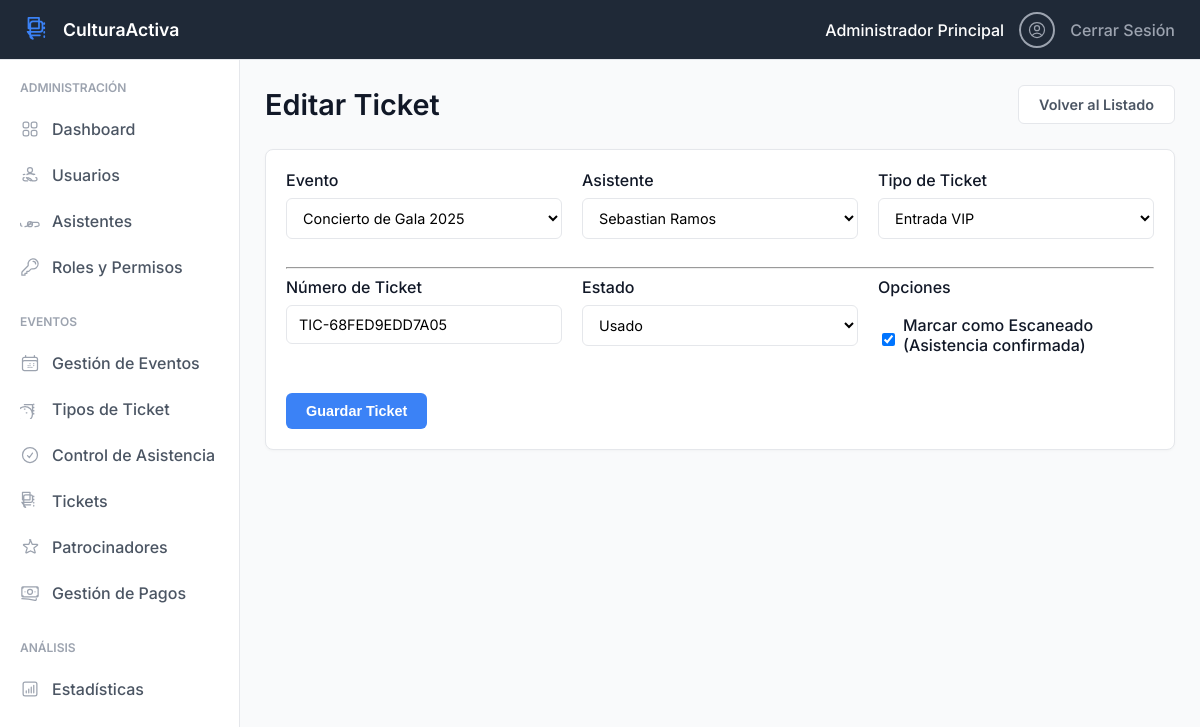
Screenshot of /admin/ticket_gestionar.php?id=2 (signed in) with the database file from the repository.
### tables this page shows
CREATE TABLE `tickets` (
  `id_ticket` int(11) NOT NULL,
  `numero_ticket` varchar(20) NOT NULL COMMENT 'Ej: CON-59552',
  `id_evento` int(11) DEFAULT NULL,
  `id_usuario` int(11) DEFAULT NULL COMMENT 'El asistente que compró',
  `id_tipo_ticket` int(11) DEFAULT NULL,
  `estado` varchar(50) DEFAULT 'Activo' COMMENT 'Activo, Usado (de tikets-*.png)',
  `escaneado` tinyint(1) DEFAULT 0,
  `fecha_compra` timestamp NOT NULL DEFAULT current_timestamp()
);

CREATE TABLE `eventos` (
  `id_evento` int(11) NOT NULL,
  `nombre` varchar(255) NOT NULL,
  `descripcion` text DEFAULT NULL,
  `fecha_evento` datetime NOT NULL,
  `lugar` varchar(255) NOT NULL,
  `id_organizador` int(11) DEFAULT NULL,
  `fecha_publicacion` timestamp NOT NULL DEFAULT current_timestamp(),
  `estado` varchar(50) DEFAULT 'Borrador',
  `capacidad` int(11) DEFAULT 500,
  `visibilidad` varchar(50) DEFAULT 'Público'
);

CREATE TABLE `usuarios` (
  `id_usuario` int(11) NOT NULL,
  `nombre_completo` varchar(255) NOT NULL,
  `email` varchar(255) NOT NULL,
  `password_hash` varchar(255) NOT NULL,
  `id_rol` int(11) DEFAULT NULL,
  `fecha_creacion` timestamp NOT NULL DEFAULT current_timestamp(),
  `estado` varchar(20) DEFAULT 'Activo',
  `telefono` varchar(20) DEFAULT NULL
);

CREATE TABLE `tipos_ticket` (
  `id_tipo_ticket` int(11) NOT NULL,
  `id_evento` int(11) DEFAULT NULL,
  `nombre` varchar(100) NOT NULL COMMENT 'Ej: Regular, VIP, Estudiante',
  `precio` decimal(10,2) NOT NULL DEFAULT 0.00,
  `cantidad_disponible` int(11) DEFAULT NULL
);

### admin/ticket_gestionar.php (the view, shortened to what this page needs)
<?php
require '../includes/db_connection.php';
$id_ticket = $_GET['id'] ?? null;
$is_editing = ($id_ticket !== null);
$ticket = [
    'id_evento' => '',
    'id_usuario' => '',
    'id_tipo_ticket' => '',
    'numero_ticket' => 'MAN-' . strtoupper(uniqid()),
    'estado' => 'Activo',
    'escaneado' => 0
];
if ($is_editing) {
    $stmt = $pdo->prepare("SELECT * FROM tickets WHERE id_ticket = ?");
    $stmt->execute([$id_ticket]);
    $data = $stmt->fetch();
    if ($data) {
        $ticket = $data;
    }
}
$stmt_eventos = $pdo->query("SELECT id_evento, nombre FROM eventos ORDER BY nombre");
$eventos = $stmt_eventos->fetchAll();
$stmt_asistentes = $pdo->query("
    SELECT u.id_usuario, u.nombre_completo
    FROM usuarios u
    JOIN roles r ON u.id_rol = r.id_rol
    WHERE r.nombre_rol = 'Asistente' OR r.nombre_rol = 'Participante'
    ORDER BY u.nombre_completo
");
$asistentes = $stmt_asistentes->fetchAll();
$stmt_tipos = $pdo->query("
    SELECT tt.id_tipo_ticket, tt.nombre, e.nombre as evento_nombre
    FROM tipos_ticket tt
    JOIN eventos e ON tt.id_evento = e.id_evento
    ORDER BY e.nombre, tt.nombre
");
$tipos_ticket = $stmt_tipos->fetchAll();
include '../includes/header.php';
include '../includes/sidebar.php';
?>
<main class="content">
    <div class="header-bar">
        <h1><?php echo $is_editing ? 'Editar Ticket' : 'Crear Ticket Manual'; ?></h1>
        <a href="tickets.php" class="btn btn-secondary">Volver al Listado</a>
    </div>
    <div class="card">
        <div class="card-body">
            <form action="ticket_gestionar.php<?php if ($is_editing) echo '?id=' . $id_ticket; ?>" method="POST">
                <div class="form-grid-3">
                    <div class="form-group">
                        <label for="id_evento">Evento</label>
                        <select id="id_evento" name="id_evento" class="form-control" required>
                            <?php foreach ($eventos as $evento): ?>
                                <option value="<?php echo $evento['id_evento']; ?>" <?php if ($ticket['id_evento'] == $evento['id_evento']) echo 'selected'; ?>>
                                    <?php echo htmlspecialchars($evento['nombre']); ?>
                                </option>
                            <?php endforeach; ?>
                        </select>
                    </div>
                    <div class="form-group">
                        <label for="id_usuario">Asistente</label>
                        <select id="id_usuario" name="id_usuario" class="form-control" required>
                            <?php foreach ($asistentes as $asistente): ?>
                                <option value="<?php echo $asistente['id_usuario']; ?>" <?php if ($ticket['id_usuario'] == $asistente['id_usuario']) echo 'selected'; ?>>
                                    <?php echo htmlspecialchars($asistente['nombre_completo']); ?>
                                </option>
                            <?php endforeach; ?>
                        </select>
                    </div>
                    <div class="form-group">
                        <label for="id_tipo_ticket">Tipo de Ticket</label>
                        <select id="id_tipo_ticket" name="id_tipo_ticket" class="form-control" required>
                            <?php
                            $current_evento = '';
                            foreach ($tipos_ticket as $tipo):
                                if ($tipo['evento_nombre'] != $current_evento) {
                                    if ($current_evento != '') echo '</optgroup>';
                                    $current_evento = $tipo['evento_nombre'];
                                    echo '<optgroup label="' . htmlspecialchars($current_evento) . '">';
                                }
                            ?>
                                <option value="<?php echo $tipo['id_tipo_ticket']; ?>" <?php if ($ticket['id_tipo_ticket'] == $tipo['id_tipo_ticket']) echo 'selected'; ?>>
                                    <?php echo htmlspecialchars($tipo['nombre']); ?>
                                </option>
                            <?php endforeach; ?>
                            <?php if ($current_evento != '') echo '</optgroup>'; ?>
                        </select>
                    </div>
                </div>
                <hr>
                <div class="form-grid-3">
                    <div class="form-group">
                        <label for="numero_ticket">Número de Ticket</label>
                        <input type="text" id="numero_ticket" name="numero_ticket" class="form-control" value="<?php echo htmlspecialchars($ticket['numero_ticket']); ?>" required>
                    </div>
                    <div class="form-group">
                        <label for="estado">Estado</label>
                        <select id="estado" name="estado" class="form-control">
                            <option value="Usado" <?php if ($ticket['estado'] == 'Usado') echo 'selected'; ?>>Usado</option>
                        </select>
                    </div>
                    <div class="form-group">
                        <label>Opciones</label>
                        <div class="checkbox-group" style="padding-top: 10px;">
                            <input type="checkbox" id="escaneado" name="escaneado" value="1" <?php if ($ticket['escaneado'] == 1) echo 'checked'; ?>>
                            <label for="escaneado">Marcar como Escaneado (Asistencia confirmada)</label>
                        </div>
                    </div>
                </div>
                <button type="submit" class="btn btn-primary">Guardar Ticket</button>
            </form>
        </div>
    </div>
</main>
<?php include '../includes/footer.php'; ?>

### public/css/style.css (style rules this page uses)
:root { --primary-blue: #3B82F6; --primary-light-blue: #EFF6FF; --dark-blue-grey: #1F2937; --background-body: #F9FAFB; --card-bg: #FFFFFF; --border-light: #E5E7EB; --text-title: #111827; --text-body: #4B5563; --text-muted: #9CA3AF; --success-green: #10B981; --success-bg: #D1FAE5; --danger-red: #EF4444; --danger-bg: #FEE2E2; --warning-orange: #F59E0B; --warning-bg: #FFFBEB; --info-purple: #8B5CF6; --info-bg: #EDE9FE; }
body, html { margin: 0; padding: 0; font-family: 'Inter', -apple-system, BlinkMacSystemFont, "Segoe UI", Roboto, "Helvetica Neue", Arial, sans-serif; background-color: var(--background-body); color: var(--text-body); }
* { box-sizing: border-box; }
body { padding-top: 60px; padding-left: 240px; }
.header-bar { display: flex; justify-content: space-between; align-items: center; margin-bottom: 25px; }
.header-bar h1 { margin: 0; font-size: 1.8rem; color: var(--text-title); font-weight: 600; }
.card { background-color: var(--card-bg); border-radius: 8px; border: 1px solid var(--border-light); box-shadow: 0 1px 3px rgba(0, 0, 0, 0.03); margin-bottom: 20px; }
.card-body { padding: 20px; }
.btn { padding: 10px 20px; border: none; border-radius: 6px; cursor: pointer; text-decoration: none; font-size: 0.9rem; font-weight: 600; display: inline-block; transition: all 0.2s ease; }
.btn-primary { background-color: var(--primary-blue); color: white; }
.btn-secondary { background-color: var(--card-bg); color: var(--text-body); border: 1px solid var(--border-light); }
.form-group { margin-bottom: 20px; }
.form-group label { display: block; margin-bottom: 8px; font-weight: 500; color: var(--text-title); }
.form-control { width: 100%; padding: 10px 12px; border: 1px solid var(--border-light); border-radius: 6px; font-size: 0.9rem; font-family: 'Inter', sans-serif; background-color: var(--card-bg); }
.form-grid-3 { display: grid; grid-template-columns: 1fr 1fr 1fr; gap: 20px; }
.checkbox-group { display: flex; align-items: center; margin-bottom: 10px; }
.checkbox-group input[type="checkbox"] { margin-right: 8px; }

### rows the page displays
tickets: id_evento "Concierto de Gala 2025", id_usuario "Sebastian Ramos", id_tipo_ticket "Entrada VIP", numero_ticket "TIC-68FED9EDD7A05", estado "Usado", escaneado "☑"

### other values shown
$_SESSION['user_name'] "Administrador Principal"
